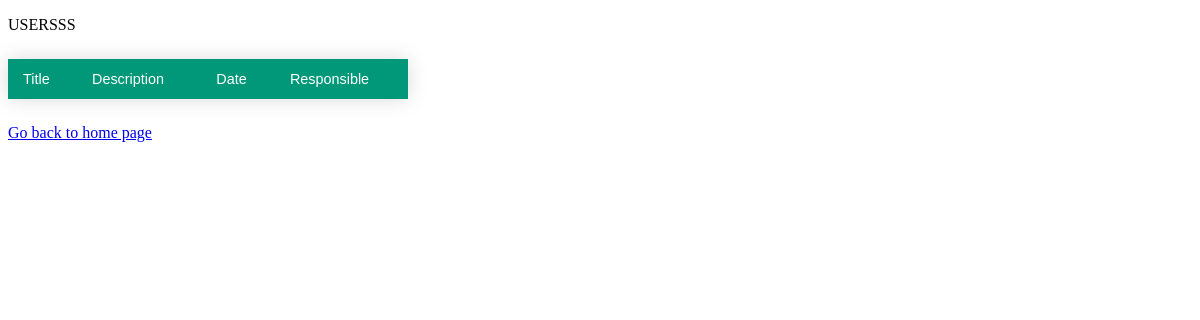
Before: / with the older database file.
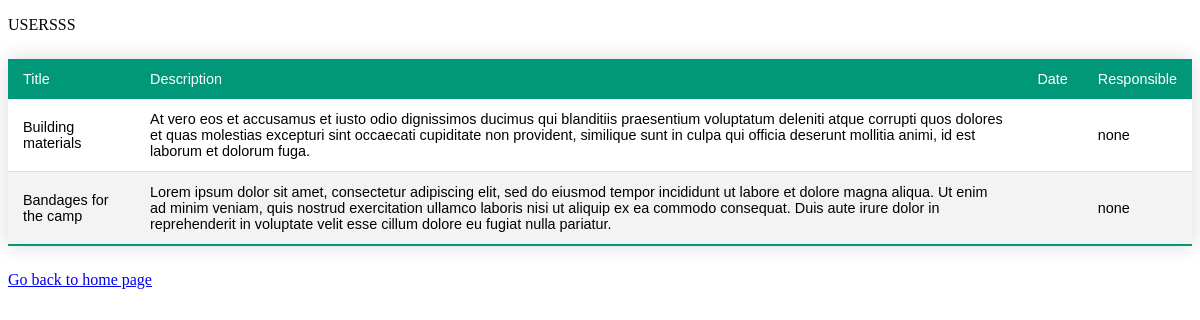
After: the same page with the newer database file.
### tables this page shows
CREATE TABLE CASES (ID INTEGER PRIMARY KEY AUTOINCREMENT UNIQUE, TITLE TEXT (40) NOT NULL, DESCRIPTION TEXT (500) NOT NULL, "CREATION DATE" DATE NOT NULL, CREATOR REFERENCES USERS (ID), PRICE NOT NULL);

### cases_app.py (the view)
@app.route('/')
def get_users() -> []:
   con = sql.connect(DATABASE)
   con.row_factory = sql.Row
   cur = con.cursor()
   cur.execute("SELECT * FROM CASES")
   rows = cur.fetchall();
   return render_template("cases.html",rows = rows)

### templates/cases.html (shortened to what this page needs)
<!doctype html>
<html>
   <body>
   <p>USERSSS</p>
      <table class="styled-table">
         <thead>
            <td>Title</td>
            <td>Description</td>
            <td>Date</td>
            <td>Responsible</td>
         </thead>
         {% for row in rows %}
            <tr>
               <td>{{row["TITLE"]}}</td>
               <td>{{row["DESCRIPTION"]}}</td>
               <td>{{row["DATE"]}}</td>
               <td>none</td>
            </tr>
         {% endfor %}
      </table>
      <a href = "/">Go back to home page</a>
   </body>
</html>

### templates/cases.html (style rules this page uses)
.styled-table { border-collapse: collapse; margin: 25px 0; font-size: 0.9em; font-family: sans-serif; min-width: 400px; box-shadow: 0 0 20px rgba(0, 0, 0, 0.15); }
.styled-table th, .styled-table td { padding: 12px 15px; }
.styled-table tbody tr { border-bottom: 1px solid #dddddd; }
.styled-table tbody tr:nth-of-type(even) { background-color: #f3f3f3; }
.styled-table tbody tr:last-of-type { border-bottom: 2px solid #009879; }

Changed rows visible on the page:
added CASES: TITLE "Building materials", DESCRIPTION "At vero eos et accusamus et iusto odio dignissimos ducimus qui blanditiis praesentium voluptatum deleniti atque corrupti quos dolores et quas molestias excepturi sint occaecati cupiditate non provident, similique sunt in culpa qui officia deserunt mollitia animi, id est laborum et dolorum fuga."
added CASES: TITLE "Bandages for the camp", DESCRIPTION "Lorem ipsum dolor sit amet, consectetur adipiscing elit, sed do eiusmod tempor incididunt ut labore et dolore magna aliqua. Ut enim ad minim veniam, quis nostrud exercitation ullamco laboris nisi ut aliquip ex ea commodo consequat. Duis aute irure dolor in reprehenderit in voluptate velit esse cillum dolore eu fugiat nulla pariatur."
